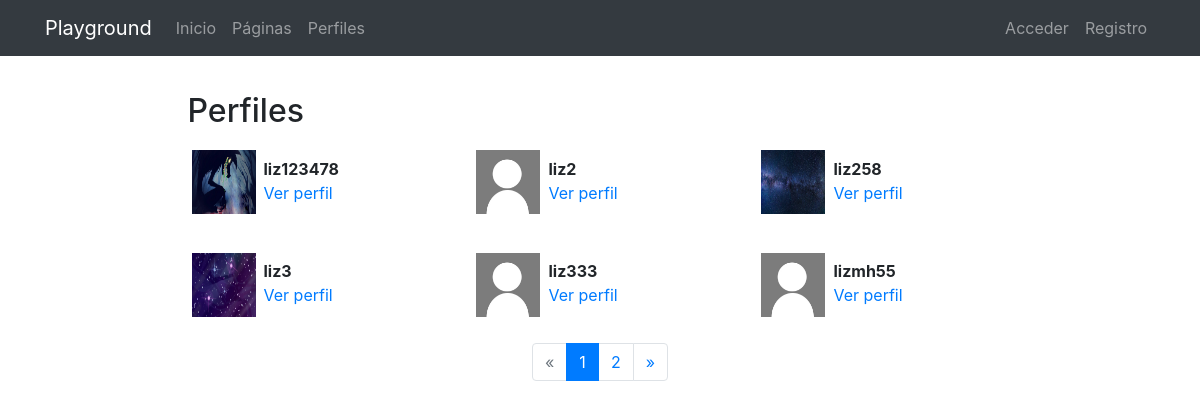
/profiles/, run on the app's committed database.
### registration/models.py (models this page shows)
class Profile(models.Model):
    user = models.OneToOneField(User, on_delete=models.CASCADE)
    avatar = models.ImageField(upload_to='profiles', null=True, blank=True)
    bio = models.TextField(null=True, blank=True)
    link = models.URLField(max_length=200, null=True, blank=True)
    class Meta:
        ordering =['user__username']

### profiles/views.py (the view)
# urls.py: path('', ProfileListView.as_view(), name='list'),
class ProfileListView(ListView):
    model = Profile
    template_name = 'profiles/profile_list.html'
    paginate_by=6

### profiles/templates/profiles/profile_list.html (shortened to what this page needs)
{% extends 'core/base.html' %}
{% load static %}
{% block content %}
<main role="main">
  <div class="container">
    <div class="row mt-3">
      <div class="col-md-9 mx-auto mb-5">
        <h2>Perfiles</h2>
        <div class="row">
          {% for profile in profile_list %}
            <div class="col-md-4 mt-2 mb-3 ">
              <div class="row p-1">
                <div class="col-md-12">
                  {% if profile.avatar %}
                    <img src="{{profile.avatar.url}}" class="img-fluid profile-avatar">
                  {% else %}
                    <img src="{% static 'registration/img/no-avatar.jpg' %}" class="img-fluid profile-avatar">
                  {% endif %}
                  <p class="profile-data">
                    <b>{{profile.user|truncatechars:"16"}}</b><br>
                    <a href="{% url 'profiles:detail' profile.user %}">Ver perfil</a>
                  </p>
                </div>
              </div>
            </div>
          {% endfor %}
        </div>
        {% if is_paginated %}
        <nav aria-label="Page navigation">
          <ul class="pagination justify-content-center">
            {% if page_obj.has_previous %}
              <li class="page-item ">
                <a class="page-link" href="?page={{ page_obj.previous_page_number }}">&laquo;</a>
              </li>
            {% else %}
              <li class="page-item disabled">
                <a class="page-link" href="#" tabindex="-1">&laquo;</a>
              </li>
            {% endif %}
            {% for i in paginator.page_range %}
              <li class="page-item {% if page_obj.number == i %}active{% endif %}">
                <a class="page-link" href="?page={{ i }}">{{ i }}</a>
              </li>
            {% endfor %}
            {% if page_obj.has_next %}
              <li class="page-item ">
                <a class="page-link" href="?page={{ page_obj.next_page_number }}">&raquo;</a>
              </li>
            {% else %}
              <li class="page-item disabled">
                <a class="page-link" href="#" tabindex="-1">&raquo;</a>
              </li>
            {% endif %}
          </ul>
        </nav>
        {% endif %}
      </div>
    </div>
  </div>
</main>
{% endblock %}

### core/templates/core/base.html (shortened to what this page needs)
<!DOCTYPE html>
<html lang="es">
  <head>
    {% load static %}
    <link href="{% static 'core/vendor/bootstrap/css/bootstrap.min.css' %}" rel="stylesheet">
    <link href="{% static 'core/vendor/font-awesome/css/font-awesome.min.css' %}" rel="stylesheet" type="text/css">
    <link href="{% static 'core/css/main.css' %}" rel="stylesheet">
  </head>
  <body>
    <body>
      <nav class="navbar navbar-expand-lg navbar-dark bg-dark">
        <div class="container">
          <a class="navbar-brand" href="{% url 'home' %}">Playground</a>
          <div class="collapse navbar-collapse" id="ned">
            <ul class="navbar-nav mr-auto">
              <li class="nav-item">
                <a class="nav-link" href="{% url 'home' %}">Inicio</a>
              </li>
              <li class="nav-item">
                <a class="nav-link" href="{% url 'pages:pages' %}">Páginas</a>
              </li>
              <li class="nav-item">
                <a class="nav-link" href="{% url 'profiles:list' %}">Perfiles</a>
              </li>
            </ul>
            <ul class="navbar-nav">
              {% if not request.user.is_authenticated %}
                <li class="nav-item">
                  <a class="nav-link" href="{% url 'login' %}">Acceder</a>
                </li>
                <li class="nav-item">
                    <a class="nav-link" href="{% url 'signup' %}">Registro</a>
                  </li>
              {% endif %}
            </ul>
          </div>
        </div>
      </nav>
      {% block content %}{% endblock %}
  </body>
</html>

### core/static/core/css/main.css (style rules this page uses)
main { padding-top: 20px; }
:root { --jumbotron-padding-y: 3rem; }

### profiles/templates/profiles/profile_list.html (style rules this page uses)
.profile-avatar { float:left;width:4rem;height:4rem }
.profile-data { padding-left:4.5rem;padding-top:.4rem; }

### data on the page
Profile: avatar (picture), user "liz123478"
Profile: user "liz2"
Profile: avatar (picture), user "liz258"
Profile: avatar (picture), user "liz3"
Profile: user "liz333"
Profile: user "lizmh55"

### other printed values
{{ i }} "1" "2"
